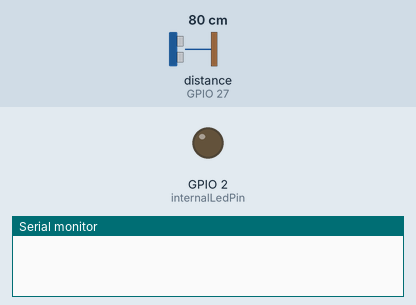
Bench run of a sketch on a simulated ESP32. Parts: output pins drawn as LEDs (lit = HIGH), the last lines printed to the serial monitor. Wiring (inferred from the names in the program): ultrasonic range finder: trigger GPIO 13; echo GPIO 27. The inputs (shaded band) are chosen by the test bench; at power-on: distance to the obstacle (sensor on GPIO 27) 80 cm. The echo pulse lasts 58.3 µs per cm; WiFi joins after 1.5 s; servers stay silent unless stated; uploads are accepted with an empty reply; pins used as bus, display or sensor lines are not drawn. At 4.0 s the program puts the board to deep sleep or switches it off; the recording ends there.

Above: at 0.0 s.
At 3.75 s:
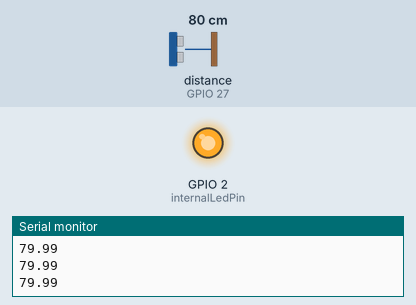
Timing chart, 0 to 4.0 s (numbered marks = the images above):
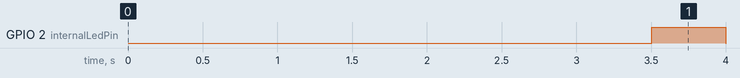

The sketch:

bin_fyp_esp.ino
```cpp
  /*

  Mohammad Salik - W1975147
  Code References:

  WiFi connection and reconnection using events: https://randomnerdtutorials.com/solved-reconnect-esp32-to-wifi/

  Sleep mode: https://randomnerdtutorials.com/esp32-deep-sleep-arduino-ide-wake-up-sources/

  Device wakes from deep sleep, connects to WiFi, takes ultrasonic distance readings, takes median value
  sends the processed reading to a Supabase Edge Function,
  and then returns to deep sleep to conserve power.

  */
  #include <esp_sleep.h>
  #include <WiFi.h>
  #include <HTTPClient.h>
  #include <algorithm>
  #include <WiFiClientSecure.h>

  //wifi/hotspot credentials
  const char* ssid = "Ifjdhx";
  const char* password = "farhan87";

  const int internalLedPin = 2;
  volatile bool wifiConnected = false;

  //ultrasonic sensor gpio pins
  const int TRIG_PIN = 13;
  const int ECHO_PIN = 27;

  const uint64_t SLEEP_TIME_US = 300ULL * 1000000ULL; // 300 second sleep interval for readings

  const unsigned long WIFI_CONNECT_TIMEOUT_MS = 10000;  // 10 second wifi timeout

  //supabase edge function endpoint
  const char* SUPABASE_EDGE_URL = "https://ikbjcupnufrhgrwalqjz.supabase.co/functions/v1/processing-sensor-reading";

  String DEVICE_SERIAL = "";
  const char* DEVICE_TOKEN = "binFYP";


  const int number_readings = 5;

  void WiFiStationConnected(WiFiEvent_t event, WiFiEventInfo_t info) {
    Serial.println("Connected to AP successfully");
  }

  void WiFiGotIP(WiFiEvent_t event, WiFiEventInfo_t info) {
    wifiConnected = true;
    DEVICE_SERIAL = WiFi.macAddress();
    DEVICE_SERIAL.replace(":", "");
    Serial.print("Device Serial Number: ");
    Serial.println(DEVICE_SERIAL);

    Serial.println("WiFi connected");
    Serial.print("IP address: ");
    Serial.println(WiFi.localIP());
    digitalWrite(internalLedPin, HIGH); // Turn LED when device is connected to wifi

    Serial.print("RSSI: ");
    Serial.print(WiFi.RSSI());// display received signal strength indicator
    Serial.println(" dBm");
  }

  void WiFiStationDisconnected(WiFiEvent_t event, WiFiEventInfo_t info) {
    wifiConnected = false;
    digitalWrite(internalLedPin, LOW);

    Serial.println("Disconnected from WiFi access point");
    Serial.print("Reason: ");
    Serial.println(info.wifi_sta_disconnected.reason);
  }

  void setupWiFi(){
    wifiConnected = false;
    WiFi.mode(WIFI_STA);

    WiFi.persistent(false);
    WiFi.setSleep(true);
    WiFi.setAutoReconnect(false);
    WiFi.disconnect(true);

    delay(1000);
    // WiFi event handlers which reacts to connection changes
    WiFi.onEvent(WiFiStationConnected, ARDUINO_EVENT_WIFI_STA_CONNECTED);
    WiFi.onEvent(WiFiGotIP, ARDUINO_EVENT_WIFI_STA_GOT_IP);
    WiFi.onEvent(WiFiStationDisconnected, ARDUINO_EVENT_WIFI_STA_DISCONNECTED);

    WiFi.begin(ssid, password);

    Serial.println();
    Serial.println("Waiting for WiFi...");
  }

  void setupUltrasonicSensor(){
    pinMode(TRIG_PIN, OUTPUT);
    pinMode(ECHO_PIN, INPUT);
    digitalWrite(TRIG_PIN, LOW);
  }


  float getSensorReadingDistanceCM() {
    digitalWrite(TRIG_PIN, LOW);
    delayMicroseconds(2);
    digitalWrite(TRIG_PIN, HIGH);
    delayMicroseconds(10);
    digitalWrite(TRIG_PIN, LOW);

    unsigned long duration = pulseIn(ECHO_PIN, HIGH, 30000);

  // timeout, no echo or reading
    if (duration == 0) {
      return -1.0;
    }

    // 0.0343 cm/us
    const float soundSpeed = 0.0343;

    //distance = speed * time
    float rawDistanceCm = (soundSpeed * duration ) / 2.0f;
    return rawDistanceCm;
  }


  float getMedianDistanceCM(int samples) {
    float readings[number_readings];
    int length = 0;

    //create array containing sensor readings
    for (int i = 0; i < samples && length < number_readings; i++)  {
      float reading = getSensorReadingDistanceCM();
      if (reading > 0) {
        readings[length] = reading;
        length++;
        Serial.println(reading);

      }
      delay(50);
    }

    //if all readings timeout then return -1
    if (length == 0) {
      return -1.0f;
    }
    // Asc Order for unsorted array
    std::sort(readings, readings + length);
    Serial.println("Sorted readings:");
    for (int i = 0; i < length; i++) {
      Serial.println(readings[i]);
    }

    float medianValue = readings[length / 2];
    Serial.println(medianValue);
    return medianValue;
  }

  void sendDataToSupabase(float medianDistance) {
    if (!wifiConnected) {
      Serial.println("Error: WiFi not connected - Unable to send sensor reading to server.");
      return;
    }
    if (medianDistance < 0) {
      Serial.println("Invalid Distance reading.");
      return;
    }

    WiFiClientSecure client;
    client.setTimeout(15000); // 15 seconds
    client.setInsecure();

    HTTPClient http;

    Serial.print("Connecting to: ");
    Serial.println(SUPABASE_EDGE_URL);

    http.begin(client, SUPABASE_EDGE_URL);

    http.addHeader("Content-Type", "application/json");
    http.addHeader("x-device-token", DEVICE_TOKEN);

    String jsonPayload = "{";
    jsonPayload += "\"device_serial_number\":\"" + DEVICE_SERIAL + "\",";
    jsonPayload += "\"raw_distance_cm\":" + String(medianDistance, 2) + ",";
    jsonPayload += "\"battery_level\":100";
    jsonPayload += "}";

    Serial.println("Sending JSON:");
    Serial.println(jsonPayload);

    int httpResponseCode = http.POST(jsonPayload);

    Serial.print("HTTP code: ");
    Serial.println(httpResponseCode);

    if (httpResponseCode <= 0) {
      Serial.print("HTTP request failed, error: ");
      Serial.println(http.errorToString(httpResponseCode));
    } else if (httpResponseCode < 200 || httpResponseCode >= 300) {
      Serial.print("Server returned error HTTP code: ");
      Serial.println(httpResponseCode);
      Serial.println(http.getString());
    } else {
      String response = http.getString();
      Serial.println("Success:");
      Serial.println(response);
    }

    http.end();
  }
  void takeReading() {
    //takes 5 readings that gets median to reduce noise
    float medianDistance = getMedianDistanceCM(number_readings);

    Serial.print("Median reading is: ");
    Serial.println(medianDistance);

    //if connected to wifi send readings.
    if (wifiConnected) {
      Serial.println("WiFi OK");
      sendDataToSupabase(medianDistance);
    } else {
      Serial.println("WiFi not connected");
    }
  }

  bool waitForWiFi(unsigned long timeoutMs) {
    unsigned long startTime = millis();

    while (!wifiConnected && (millis() - startTime < timeoutMs)) {
      delay(100);
    }

    if (!wifiConnected) {
      Serial.println("WiFi connection timeout");
      return false;
    }

    return true;
  }

  void goSleepMode() {
    Serial.println("Turning WiFi off.");
    digitalWrite(internalLedPin, LOW);
    wifiConnected = false;
    WiFi.disconnect(true);
    WiFi.mode(WIFI_OFF);

    Serial.println("Going into sleep mode");
    Serial.flush();

    //enter deep sleep mode
    esp_sleep_enable_timer_wakeup(SLEEP_TIME_US);
    esp_deep_sleep_start();
  }
  void setup() {
    Serial.begin(115200);
    delay(1000);

    pinMode(internalLedPin, OUTPUT);
    digitalWrite(internalLedPin, LOW);
    setupUltrasonicSensor();


    esp_sleep_wakeup_cause_t wakeupReason = esp_sleep_get_wakeup_cause();
    Serial.print("Wakeup reason: ");
    Serial.println((int)wakeupReason);

    setupWiFi();

    if (waitForWiFi(WIFI_CONNECT_TIMEOUT_MS)) {
      takeReading();
    } else {
      Serial.println("Skipping send because WiFi did not connect");
    }
    Serial.setDebugOutput(true);
    goSleepMode();
  }

  void loop() {
    //  loop not used because device sleeps and only code execute once
  }
```

Measured:
- by itself, GPIO 2 (internalLedPin): LOW → HIGH at 3.5 s, → LOW 0.50 s later
